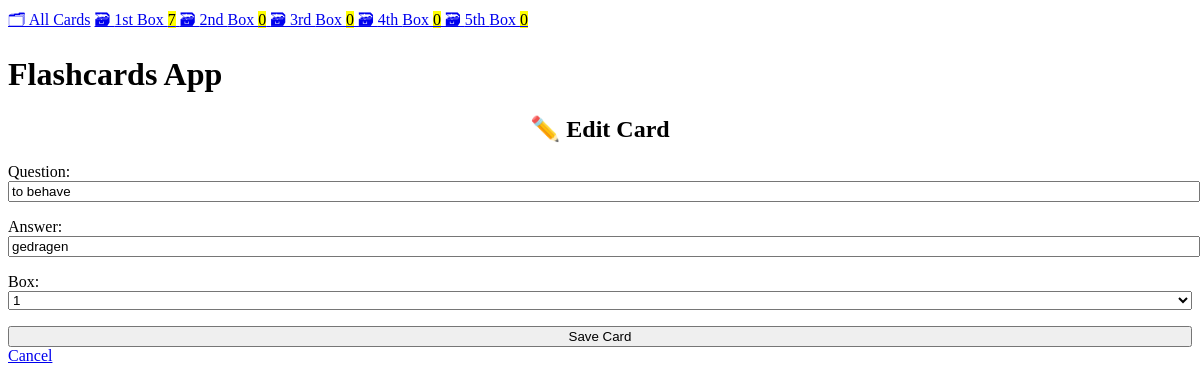
/edit/6, run on the app's committed database.
### cards/models.py (models this page shows, shortened)
class Card(models.Model):
    question = models.CharField(max_length=100)
    answer = models.CharField(max_length=100)
    box = models.IntegerField(
        choices=zip(BOXES, BOXES),
        default=BOXES[0],
    )
    date_created = models.DateTimeField(auto_now_add=True)

### cards/views.py (the view)
class CardUpdateView(CardCreateView, UpdateView):
    success_url = reverse_lazy("card-list")

### cards/templatetags/cards_tags.py (called while the page is built)
@register.inclusion_tag("cards/box_links.html")
def boxes_as_links():
    boxes = []
    for box_num in BOXES:
        card_count = Card.objects.filter(box=box_num).count()
        boxes.append({
            "number": box_num,
            "card_count": card_count,
        })
    return {"boxes": boxes}

### cards/templates/cards/card_form.html (shortened to what this page needs)
{% extends "cards/base.html" %}
{% block content %}
    {% if card %}
        <h2>✏️ Edit Card</h2>
    {% else %}
        <h2>✨ Create New Card</h2>
    {% endif %}
        <form method="post">
            {{ form.as_p }}
            <input type="submit" value="Save Card">
        </form>
    <a href="{% url 'card-list' %}">
        Cancel
    </a>
{% endblock %}

### cards/templates/cards/base.html (style rules this page uses)
:root { --accent: #6e48ad; --accent-bg: white; --bg: #fff; --text: #212121; --text-light: #585858; --border: #d8dae1; --code: #d81b60; --preformatted: #444; }
h2 { text-align: center; }
h2, h4 { margin-top: 0; }
input, select, textarea { width: 100%; }

### data on the page
Card: question "to behave", answer "gedragen", box "1"

### other printed values
{{ box.number | ordinal }} "1st" "2nd" "3rd" "4th" "5th"
{{ box.card_count }} "7" "0" "0" "0" "0"
